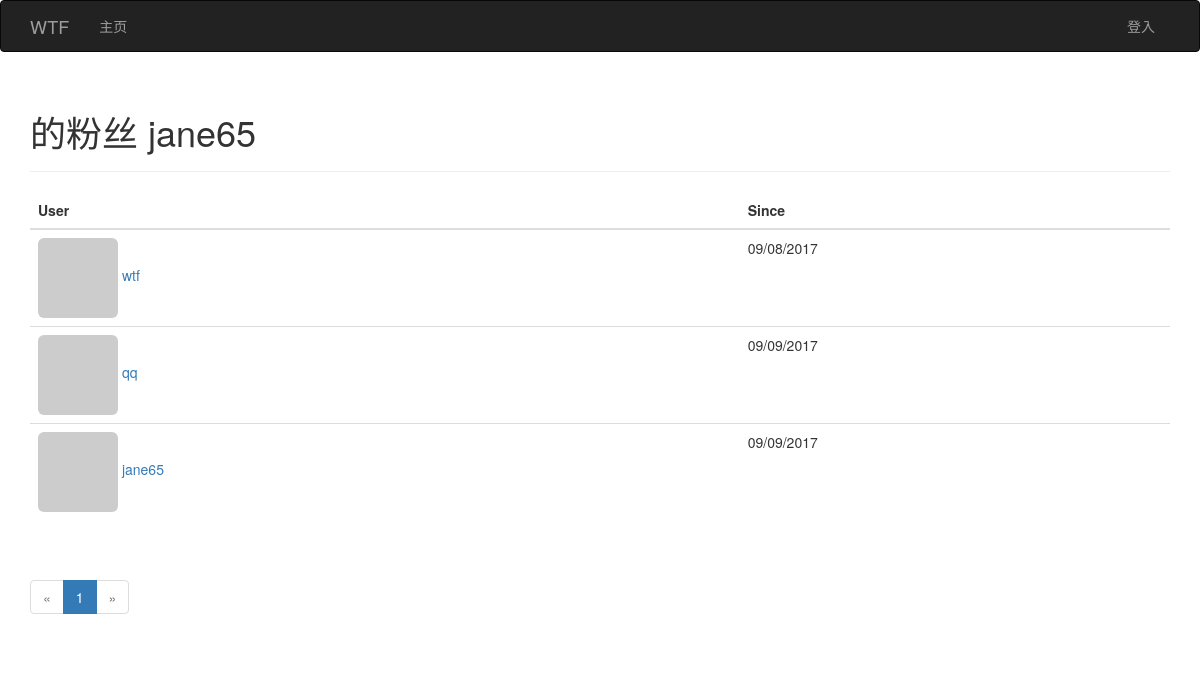
/followers/jane65, run on the app's committed database.
### app/models.py (models this page shows, shortened)
class User(UserMixin,db.Model):
    __tablename__ = 'users'
    id = db.Column(db.Integer, primary_key=True)
    email = db.Column(db.String(64), unique=True, index=True)
    username = db.Column(db.String(64), unique=True, index=True)
    role_id = db.Column(db.Integer, db.ForeignKey('roles.id'))
    password_hash = db.Column(db.String(128))
    confirmed = db.Column(db.Boolean,default=False)
    name = db.Column(db.String(64))
    location = db.Column(db.String(64))
    about_me = db.Column(db.Text())
    avatar_hash = db.Column(db.String(32))
    member_since = db.Column(db.DateTime(), default=datetime.utcnow)
    last_seen = db.Column(db.DateTime(), default=datetime.utcnow)
    posts = db.relationship('Post',backref = 'author',lazy = 'dynamic')
    followed  = db.relationship('Follow',foreign_keys = [Follow.follower_id], backref=db.backref
                     ('follower',lazy = 'joined'),lazy='dynamic',cascade='all,delete-orphan') #foreign_keys消除歧义
    followers = db.relationship('Follow',foreign_keys = [Follow.followed_id], backref=db.backref
                     ('followed',lazy = 'joined'),lazy='dynamic',cascade='all,delete-orphan')
    comments =  db.relationship('Comment',backref='author',lazy='dynamic')
    @property
    def password(self):
        raise AttributeError('密码不可见')
    def gravatar(self,size=100,default='identicon', rating='g'):
        if request.is_secure:
            url = 'https://secure.gravatar.com/avatar'
        else:
            url = 'http://www.gravatar.com/avatar'
        hash = self.avatar_hash or hashlib.md5(self.email.encode('utf-8')).hexdigest()
        return '{url}/{hash}?s={size}&d={default}&r={rating}'.format(url=url,hash=hash,size=size,default=default,rating=rating)

class Follow(db.Model):
    _tablename_ = 'follows'
    follower_id = db.Column(db.Integer,db.ForeignKey('users.id'),primary_key = True)
    followed_id = db.Column(db.Integer,db.ForeignKey('users.id'),primary_key = True)
    timestamp = db.Column(db.DateTime , default = datetime.utcnow())

### app/main/views.py (the view)
@main.route('/followers/<username>')
def followers(username):
    user = User.query.filter_by(username=username).first()
    if user is None :
        flash('不存在用户')
        return redirect(url_for('.index'))
    page = request.args.get('page',1,type=1)
    pagination = user.followers.paginate(page)
    follows = [{'user':item.follower,'timestamp':item.timestamp}for item in pagination.items]
    return  render_template('followers.html',follows=follows,user=user,title='的粉丝',pagination=pagination
                            ,endpoint='.followers')

### app/auth/views.py (called while the page is built)
@auth.before_app_request
def before_request():
    if  current_user.is_authenticated :
        current_user.ping()
        if  not current_user.confirmed \
        and request.endpoint[:5] != 'auth.' \
        and request.endpoint != 'static'  :
            return redirect(url_for('auth.unconfirmed'))

### app/main/__init__.py (called while the page is built)
@main.app_context_processor
def inject_permissions():
    return dict(Permission=Permission)

### app/templates/followers.html (shortened to what this page needs)
{% extends "base.html" %}
{% import "_macros.html" as macros %}
{% block page_content %}
<div class="page-header">
    <h1>{{ title }} {{ user.username }}</h1>
</div>
<table class="table table-hover followers">
    <thead><tr><th>User</th><th>Since</th></tr></thead>
    {% for follow in follows %}
    <tr>
        <td>
            <a href="{{ url_for('.user', username = follow.user.username) }}">
                <img class="img-rounded" src="{{ follow.user.gravatar(size=32) }}">
                {{ follow.user.username }}
            </a>
        </td>
        <td>{{ moment(follow.timestamp).format('L') }}</td>
    </tr>
    {% endfor %}
</table>
<div class="pagination">
    {{ macros.pagination_widget(pagination, endpoint, username = user.username) }}
</div>
{% endblock %}

### data on the page
User: username "jane65", user.username "jane65"
User: user.username "wtf"
Follow: timestamp "09/08/2017"
User: user.username "qq"
Follow: timestamp "09/09/2017"
Follow: timestamp "09/09/2017"

### other printed values
{{ title }} "的粉丝"
{{ p }} "1"
